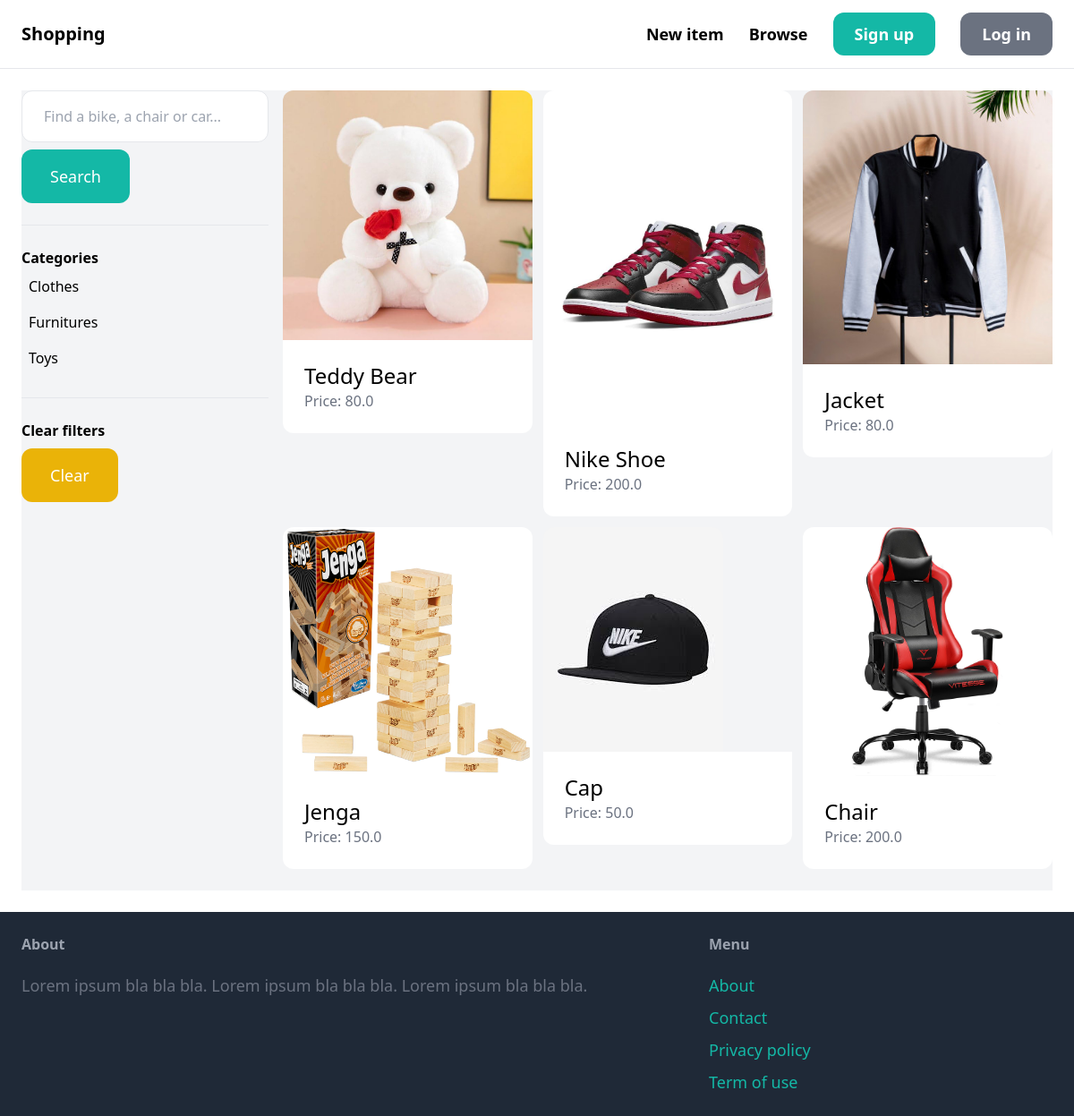
The app's page /items/ with its own data.
### item/models.py (models this page shows, shortened)
class Category(models.Model):
    name = models.CharField(max_length=255)
    class Meta:
        ordering = ('name',)
        verbose_name_plural = 'Categories'

class Item(models.Model):
    category = models.ForeignKey(Category, related_name='items', on_delete=models.CASCADE)
    name = models.CharField(max_length=255)
    description = models.TextField(blank=True, null=True)
    price = models.FloatField()
    image = models.ImageField(upload_to='item_images', blank=True, null=True)
    is_sold = models.BooleanField(default=False)
    created_by = models.ForeignKey(User, related_name='items', on_delete=models.CASCADE)
    created_at = models.DateTimeField(auto_now_add=True)

### item/views.py (the view)
# urls.py: path('', views.items, name='items'),
def items(request):
    query = request.GET.get('query', '')
    category_id = request.GET.get('category', 0)
    categories = Category.objects.all()
    items = Item.objects.filter(is_sold=False)
    if category_id:
        items = items.filter(category_id=category_id)
    if query:
        items = items.filter(Q(name__icontains=query) | Q(description__icontains=query))
    return render(request, 'item/items.html', {
        'items': items,
        'query': query,
        'categories': categories,
        'category_id': int(category_id)
    })

### item/templates/item/items.html (shortened to what this page needs)
{% extends 'core/base.html' %}
{% block content %}
    <div class="pb-6 grid grid-cols-4 gap-4 bg-gray-100">
        <div class="col-span-1">
            <form method="get" action="{% url 'item:items' %}">
                <input name="query" class="w-full py-4 px-6 border rounded-xl" type="text" value="{{ query }}" placeholder="Find a bike, a chair or car...">
                <button class="mt-2 py-4 px-8 text-lg bg-teal-500 text-white rounded-xl">Search</button>
            </form>
            <hr class="my-6">
            <p class="font-semibold">Categories</p>
            <ul>
                {% for category in categories %}
                    <li class="py-2 px-2 rounded-xl{% if category.id == category_id %} bg-gray-200{% endif %}">
                        <a href="{% url 'item:items' %}?query={{ query }}&category={{ category.id }}">{{ category.name }}</a>
                    </li>
                {% endfor %}
            </ul>
            <hr class="my-6">
            <p class="font-semibold">Clear filters</p>
            <ul>
                <li><a href="{% url 'item:items' %}" class="mt-2 py-4 px-8 inline-block bg-yellow-500 text-lg rounded-xl text-white">Clear</a>
        </div>
        <div class="col-span-3">
            <div class="grid grid-cols-3 gap-3">
                {% for item in items %}
                    <div>
                        <a href="{% url 'item:detail' item.id %}">
                            <div>
                                <img src="{{ item.image.url }}" class="rounded-t-xl">
                            </div>
                            <div class="p-6 bg-white rounded-b-xl">
                                <h2 class="text-2xl">{{ item.name }}</h2>
                                <p class="text-gray-500">Price: {{ item.price }}</p>
                            </div>
                        </a>
                    </div>
                {% endfor %}
            </div>
        </div>
    </div>
{% endblock %}

### records on screen
Category: name "Clothes"
Category: name "Furnitures"
Category: name "Toys"
Item: image (picture), name "Teddy Bear", price "80.0"
Item: image (picture), name "Nike Shoe", price "200.0"
Item: image (picture), name "Jacket", price "80.0"
Item: image (picture), name "Jenga", price "150.0"
Item: image (picture), name "Cap", price "50.0"
Item: image (picture), name "Chair", price "200.0"
